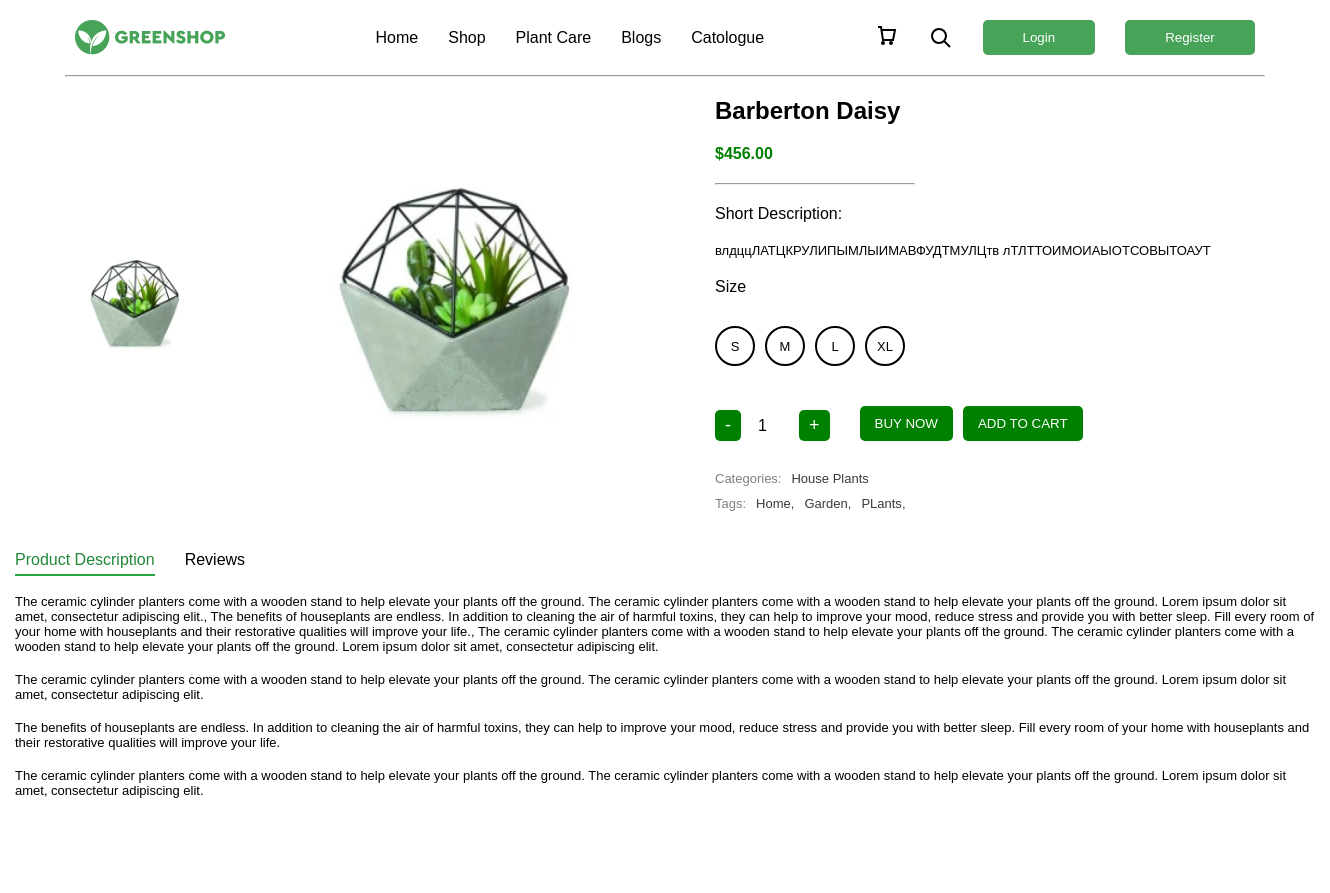
Before: /plant/1 (upper part) with the older database file.
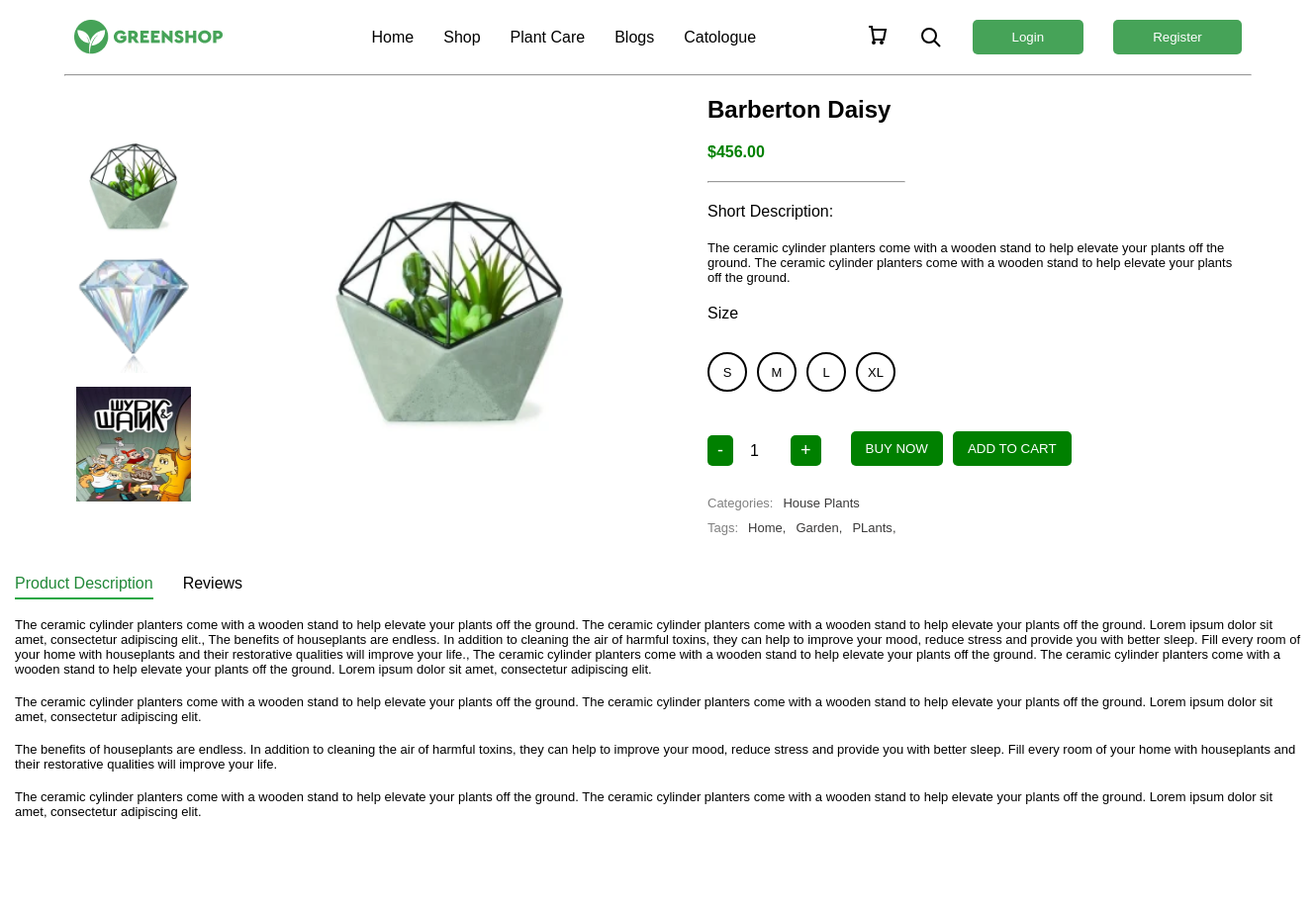
After: the same page with the newer database file.
### plant/models.py (models this page shows, shortened)
class TimeAbstract(models.Model):
    created_at = models.DateField('created', auto_now_add=True)
    updated_at = models.DateField('', auto_now=True)
    class Meta:
        abstract = True

class ImagePlant(TimeAbstract):
    class Meta:
        verbose_name_plural = 'images'
        verbose_name = 'image'
    plant = models.ForeignKey('plant.Plant', on_delete=models.PROTECT, related_name='images')
    image = ResizedImageField(upload_to='plant_images/', quality=90, force_format='WEBP')

class Plant(TimeAbstract):
    class Meta:
        verbose_name_plural = 'plants'
        verbose_name = 'plant'
    name = models.CharField(max_length=100)
    price = models.DecimalField(decimal_places=2, max_digits=10)
    short_description = models.TextField()
    sizes = models.ManyToManyField('plant.Size', related_name='plant')
    category = models.ForeignKey('plant.Category', on_delete=models.PROTECT, related_name='plant')
    tags = models.ManyToManyField('plant.Tag', related_name='plant')
    description = models.ForeignKey('plant.Description', on_delete=models.PROTECT)
    user =  models.ForeignKey('auth.User', on_delete=models.PROTECT, related_name='plants')
    @property
    def image(self):
        if self.images.first():
            return self.images.first().image
        return None

class Size(TimeAbstract):
    SMALL = 'small'
    MEDIUM = 'medium'
    LARGE = 'large'
    TYPES = [
        (SMALL,'small'),
        (MEDIUM, 'medium'),
        (LARGE, 'large')
    ]
    class Meta:
        verbose_name_plural = 'sizes'
        verbose_name = 'size'
    name = models.CharField(max_length=100)
    type = models.CharField(choices=TYPES, default=SMALL, max_length=50)

class Category(TimeAbstract):
    class Meta:
        verbose_name_plural = 'categories'
        verbose_name = 'category'
    name = models.CharField(max_length=100)

class Tag(TimeAbstract):
    class Meta:
        verbose_name_plural = 'tags'
        verbose_name = 'tag'
    name = models.CharField(max_length=100)

class Description(TimeAbstract):
    class Meta:
        verbose_name_plural = 'descriptions'
        verbose_name = 'description'
    living_room = models.TextField()
    dinig_room = models.TextField()
    ofice = models.TextField()
    def __str__(self):
        return f'{self.living_room}, {self.dinig_room}, {self.ofice}'

### plant/views.py (the view)
# urls.py: path('plant/<int:pk>', views.DetailPlant.as_view(), name='detail_plant'),
class DetailPlant(DetailView):
    model = Plant
    context_object_name = 'plant'
    template_name = 'detail_plant.html'
    def get_context_data(self, **kwargs):
        plant = self.get_object()
        context = super().get_context_data(**kwargs)
        context['sizes'] = plant.sizes.all()
        context['categories'] = Category.objects.all()
        context['tags'] = plant.tags.all()
        context['plants'] = Plant.objects.all()
        context['images'] = plant.images.all()
        return context

### templates/detail_plant.html (shortened to what this page needs)
{% extends 'main.html' %}
{% block content %}
<center>
  <div class="display pad-20 media-none">
    {% if images %}
    <div class="col-display mini-img">
      {% for image in plant.images.all %}
        <img src="{{ image.image.url }}" alt="" onclick="changeImage(this)" class="thumbnail">
      {% endfor %}
    </div>
    {% else %}
    <p>no images</p>
    {% endif %}
    <div class="detail-img">
      <img id="mainImage" src="{{ plant.image.url }}" alt="" />
    </div>
    <div class="col-display media-detail">
      <h2>{{ plant.name }}</h2>
      <h4 class="green">${{ plant.price }}</h4>
      <hr class="short media-none">
      <h3 class="start">Short Description:</h3>
      <p class="start width-description">{{ plant.short_description }}</p>
      <h3>Size</h3>
      <div class="cent-size display-gap1">
        {% for size in sizes %}
        <div class="circle" onclick="selectSize(this)">
          <p>{{ size.name }}</p>
        </div>
        {% empty %}
        <p>нет размеров</p>
        {% endfor %}
      </div>
      <div class="col-display-media display-gap1">
        <form class="form" method="post" action="{% url 'add_to_cart' %}">
          <div class="display-gap2 align-end">
            <div class="">
              <button type="button" class="qty-btn" onclick="changeQuantity(-1)">-</button>
              <input type="number" id="quantity" name="quantity" value="1" min="1" readonly>
            <button type="button" class="qty-btn" onclick="changeQuantity(1)">+</button>
          </div>
          <div class="buttons display-gap1">
            <button type="submit" class="btn">BUY NOW</button>
            <button type="submit" class="btn">ADD TO CART</button>
          </div>
        </div>
        </form>
      </div>
      <div class="start">
        <div class="display-gap1">
          <p class="gray">Categories: </p><p class="dark-gray">{{ plant.category.name }}</p>
        </div>
        <div class="display-gap1 ">
          <p class="gray">Tags: </p>
        {% for tag in tags %}
          <p class="dark-gray">{{ tag.name }},</p>
          {% endfor %}
        </div>
      </div>
    </div>
  </div>
<div class="container pad-20-media start media-none">
  <div class="text-center display-gap pad-top-20 links">
    <a class="active" href="">Product Description</a>
    <a class="" href="{% url 'review' plant.id %}">Reviews</a>
  </div>
      <br><p>{{ plant.description  }}</p>
      <br /><p>{{ plant.description.living_room }}</p>
    <br /><p>{{ plant.description.dinig_room }}</p>
    <br /><p>{{ plant.description.ofice }}</p>
  <div class="container pad-top-100  media-none">
    </div>
  </div>
{% endblock %}

### templates/main.html (shortened to what this page needs)
{% load static %}
<!DOCTYPE html>
<html lang="en">
<head>
    <link rel="stylesheet" href="{% static 'css/main.css' %}">
    <link rel="stylesheet" href="{% static 'css/meda.css' %}">
    <link rel="stylesheet" href="https://cdnjs.cloudflare.com/ajax/libs/font-awesome/6.6.0/css/all.min.css" />
</head>
<body>
    {% include 'companents/navbar.html' %}
    {% block content %}
    {% endblock content %}
</body>
</html>

### templates/companents/navbar.html (shortened to what this page needs)
<section class="display nav-land pad-20">
  <div>
    <a href="{% url "home" %}"><div class="logo"></div></a>
  </div>
  <div>
    <ul class="display-gap">
      <li>
        <a href="/">Home</a>
      </li>
      <li>
        <a href="{% url "catologue" %}">Shop</a>
      </li>
      <li>
        <a href="">Plant Care</a>
      </li>
      <li>
        <a href="{% url "blogs" %}">Blogs</a>
      </li>
      <li>
        <a href="{% url "catologue" %}">Catologue</a>
      </li>
    </ul>
  </div>
  <div class="display-gap">
    <a href="{% url "cart" %}"><svg id="cart-icon" xmlns="http://www.w3.org/2000/svg" width="24" height="24" viewBox="0 0 24 24">
      <path fill="none" stroke="black" stroke-width="2"
          d="M3 3H6L8 16H18L20 6H6M8 20A1 1 0 1 1 8 18A1 1 0 0 1 8 20ZM16 20A1 1 0 1 1 16 18A1 1 0 0 1 16 20Z"/>
  </svg>
  </a>
    <div class="search-container">
      <svg id="search-icon" xmlns="http://www.w3.org/2000/svg" width="24" height="24" viewBox="0 0 24 24">
          <path fill="none" stroke="black" stroke-width="2" d="M15 15L21 21M17 10A7 7 0 1 1 3 10A7 7 0 0 1 17 10Z"/>
      </svg>
  </div>
    {% if user.is_authenticated %}
      {% comment %} <a href="{% url 'logout' %}">Logout</a> {% endcomment %}
      <a href="{% url "profile" %}"><svg id="user-icon" xmlns="http://www.w3.org/2000/svg" width="24" height="24" viewBox="0 0 24 24">
        <path fill="none" stroke="black" stroke-width="2"
        d="M12 12A5 5 0 1 1 12 2A5 5 0 0 1 12 12ZM2 22C2 17.58 5.58 14 10 14H14C18.42 14 22 17.58 22 22"/>
      </svg></a>
      <a href="{% url 'work' %}">Workspace</a>
      <a href="{% url "cart" %}">Basket</a>
      <form action="{% url 'logout' %}" method="post" style="display:inline;">
        {% csrf_token %}
        <button type="submit">Logout</button>
      </form>
    {% else %}
<button id="openLoginModal">Login</button>
<button id="openRegisterModal">Register</button>
      {% endif %}
</section>
<center>
  <hr class="" />
</center>

### static/static_dirs/css/main.css (style rules this page uses)
* { margin: 0; box-sizing: border-box; }
hr { color: rgb(225, 130, 130, 0.3); width: 1200px; text-align: center; height: 1px; }
.text-center { text-align: center; }
.container { width: 1300px; margin: 0 auto; }
.pad-20 { padding: 20px; }
.align-end { align-items: end; }
.display-gap2 { display: flex; gap: 30px; align-items: end; }
.gray { color: gray; }
.dark-gray { color: rgb(58, 57, 57); }
.col-display { display: flex; flex-direction: column; gap: 20px; align-items: start; }
.start { text-align: start; }
.logo { background-image: url(../images/logo.png); background-position: center; background-repeat: no-repeat; background-size: cover; width: 150px; height: 35px; }
.display { display: flex; justify-content: space-around; align-items: center; }
.mini-img img { max-width: 200px; width: 120px; max-height: 200px; height: 120px; }
.display-gap { display: flex; gap: 30px; align-items: center; }
img { max-width: 300px; max-height: 300px; }
.detail-img img { max-width: 900px; width: 400px; max-height: 900px; }
.width-description { width: 540px; }
.circle { border-radius: 20px; align-items: center; width: 30px; height: 30px; text-align: center; padding: 5px; border: solid 1px rgb(128, 227, 121); }
ul, li, a { text-decoration: none; font-family: Cera Pro, sans-serif; color: black; list-style: none; }
.links a { text-decoration: none; padding-bottom: 5px; border-bottom: 2px solid transparent; }
.links a:hover, .links a.active { color: #218838; border-bottom: 2px solid #28a745; }
p { font-family: Cera Pro, sans-serif; font-size: 13px; }
.pad-top-100 { padding-top: 100px; }
h4 { font-family: Cera Pro, sans-serif; }
h3 { font-family: Cera Pro, sans-serif; font-size: 16px; font-weight: 500; line-height: 18px; }
h2 { font-family: Cera Pro, sans-serif; }
button { background-color: #46A358; padding: 10px 40px; border: none; border-radius: 5px; color: white; max-width: 200px; }
.mini-img { display: flex; flex-direction: column; gap: 10px; }
.thumbnail { width: 50px; height: 50px; cursor: pointer; border: 2px solid transparent; }
.detail-img img { width: 300px; height: auto; }
.display-gap1 { display: flex; gap: 10px; padding-top: 10px; }
.circle { width: 40px; height: 40px; border: 2px solid black; display: flex; align-items: center; justify-content: center; cursor: pointer; border-radius: 50%; }
.qty-btn { background-color: green; color: white; border: none; padding: 5px 10px; cursor: pointer; font-size: 18px; border-radius: 5px; }
input[type="number"] { width: 50px; text-align: center; border: none; font-size: 16px; }
.buttons { display: flex; gap: 10px; }
.btn { padding: 10px 15px; background-color: green; color: white; border: none; cursor: pointer; }
.green { color: green; }
.pad-top-20 { padding-top: 20px; }
.short { width: 200px; }
.search-container { position: relative; display: flex; align-items: center; }
#search-icon { cursor: pointer; transition: transform 0.2s; }

Changed rows visible on the page:
added ImagePlant: image (picture)
added ImagePlant: image (picture)
changed Plant "Barberton Daisy": short_description "влдццЛАТЦКРУЛИПЫМЛЫИМАВФУДТМУЛЦтв лТЛТТОИМОИАЫОТСОВЫТОАУТ" → "The ceramic cylinder planters come with a wooden stand to help elevate your plants off the ground. The ceramic cylinder planters come with a wooden stand to help elevate your plants off the ground."
